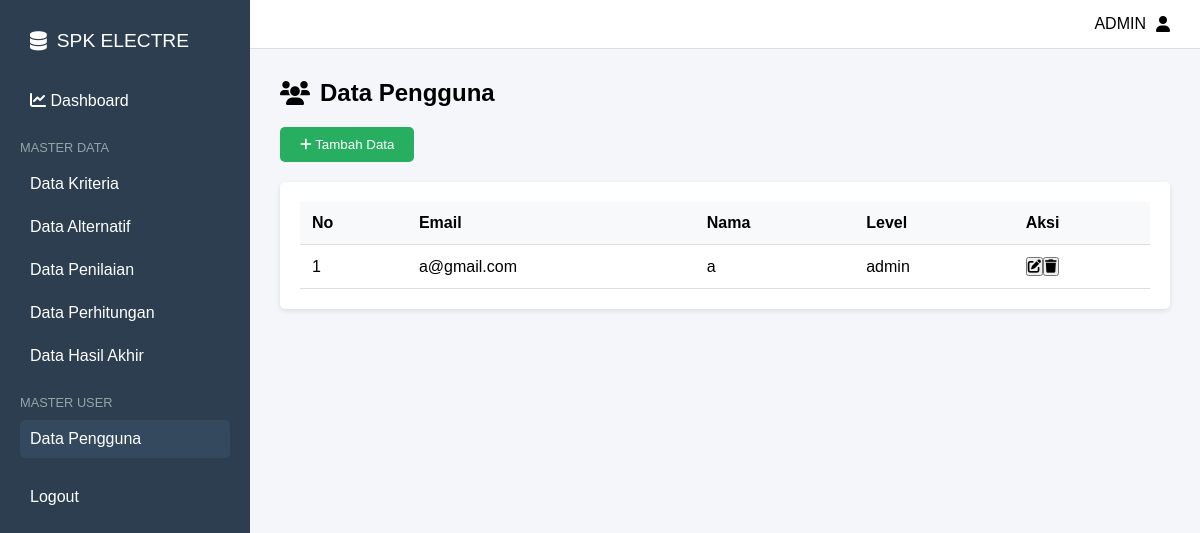
The page /datapengguna.php on the database its author committed.
### tables this page shows
CREATE TABLE IF NOT EXISTS `pengguna` (
  `id` int NOT NULL AUTO_INCREMENT,
  `email` varchar(255) NOT NULL,
  `nama` varchar(255) NOT NULL,
  `level` enum('admin','user') NOT NULL,
  `password` varchar(255) NOT NULL,
  PRIMARY KEY (`id`),
  UNIQUE KEY `email` (`email`)
);

### datapengguna.php (the view, shortened to what this page needs)
<?php
$conn = new mysqli("localhost", "root", "", "electre");
$sql = "SELECT * FROM pengguna";
$result = $conn->query($sql);
?>
<!DOCTYPE html>
<html lang="en">
<head>
  <link rel="stylesheet" href="Assets/styles/datapengguna.css">
  <link rel="stylesheet" href="https://cdnjs.cloudflare.com/ajax/libs/font-awesome/6.0.0/css/all.min.css">
</head>
<body>
  <div class="container">
    <div class="sidebar">
      <div class="logo">
        <i class="fas fa-database"></i>
        <span>SPK ELECTRE</span>
      </div>
      <div class="menu">
        <a href="dasboardadmin.php" class="menu-item">
          <i class="fas fa-chart-line"></i>
          Dashboard
        </a>
        <div class="menu-section">
          <span class="section-title">MASTER DATA</span>
          <a href="datakriteria.php" class="menu-item">Data Kriteria</a>
          <a href="dataalternatif.php" class="menu-item">Data Alternatif</a>
          <a href="datapenilaian.php" class="menu-item">Data Penilaian</a>
          <a href="dataperhitungan.php" class="menu-item">Data Perhitungan</a>
          <a href="datanilaiakhir.php" class="menu-item">Data Hasil Akhir</a>
        </div>
        <div class="menu-section">
          <span class="section-title">MASTER USER</span>
          <a href="#" class="menu-item active">Data Pengguna</a>
        </div>
        <a href="logout.php" class="menu-item">Logout</a>
      </div>
    </div>
    <div class="main-content">
      <div class="header">
        <div class="admin-section">
          <span>ADMIN</span>
          <i class="fas fa-user"></i>
        </div>
      </div>
      <div class="content">
        <h2>
          <i class="fas fa-users"></i>
          Data Pengguna
        </h2>
        <div class="data-controls">
          <button class="add-button" onclick="openModal()">
            <i class="fas fa-plus"></i> Tambah Data
          </button>
        </div>
        <div class="data-table">
          <table>
            <thead>
              <tr>
                <th>No</th>
                <th>Email</th>
                <th>Nama</th>
                <th>Level</th>
                <th>Aksi</th>
              </tr>
            </thead>
            <tbody>
              <?php
              if ($result->num_rows > 0) {
                $no = 1;
                while ($row = $result->fetch_assoc()) {
                  echo "<tr>";
                  echo "<td>" . $no . "</td>";
                  echo "<td>" . $row['email'] . "</td>";
                  echo "<td>" . $row['nama'] . "</td>";
                  echo "<td>" . $row['level'] . "</td>";
                  echo "<td>";
                  echo "<button class=\"btn-edit\" onclick=\"editData(" . $row['id'] . ")\"><i class=\"fas fa-edit\"></i></button>";
                  echo "<button class=\"btn-delete\" onclick=\"deleteData(" . $row['id'] . ")\"><i class=\"fas fa-trash\"></i></button>";
                  echo "</td>";
                  echo "</tr>";
                  $no++;
                }
              } else {
                echo "<tr><td colspan='5'>Tidak ada data pengguna.</td></tr>";
              }
              ?>
            </tbody>
          </table>
        </div>
      </div>
    </div>
  </div>
</body>
</html>

### Assets/styles/datapengguna.css (style rules this page uses)
* { margin: 0; padding: 0; box-sizing: border-box; font-family: Arial, sans-serif; }
.container { display: flex; min-height: 100vh; }
.sidebar { width: 250px; background-color: #2c3e50; color: white; padding: 20px; }
.logo { display: flex; align-items: center; gap: 10px; padding: 10px; font-size: 1.2em; margin-bottom: 20px; }
.menu-section { margin: 20px 0; }
.section-title { font-size: 0.8em; color: #95a5a6; margin: 10px 0; display: block; }
.menu-item { display: block; padding: 10px; color: white; text-decoration: none; margin: 5px 0; border-radius: 5px; }
.menu-item:hover, .menu-item.active { background-color: #34495e; }
.main-content { flex: 1; background-color: #f5f6fa; }
.header { background-color: white; padding: 15px 30px; display: flex; justify-content: flex-end; border-bottom: 1px solid #ddd; }
.admin-section { display: flex; align-items: center; gap: 10px; }
.content { padding: 30px; }
h2 { margin-bottom: 20px; display: flex; align-items: center; gap: 10px; }
.data-controls { margin-bottom: 20px; }
.add-button { background-color: #27ae60; color: white; border: none; padding: 10px 20px; border-radius: 5px; cursor: pointer; }
.data-table { background-color: white; border-radius: 5px; padding: 20px; box-shadow: 0 2px 5px rgba(0,0,0,0.1); }
table { width: 100%; border-collapse: collapse; }
th, td { padding: 12px; text-align: left; border-bottom: 1px solid #ddd; }
th { background-color: #f8f9fa; }

### rows shown on the page
pengguna: email "a@gmail.com", nama "a", level "admin"
